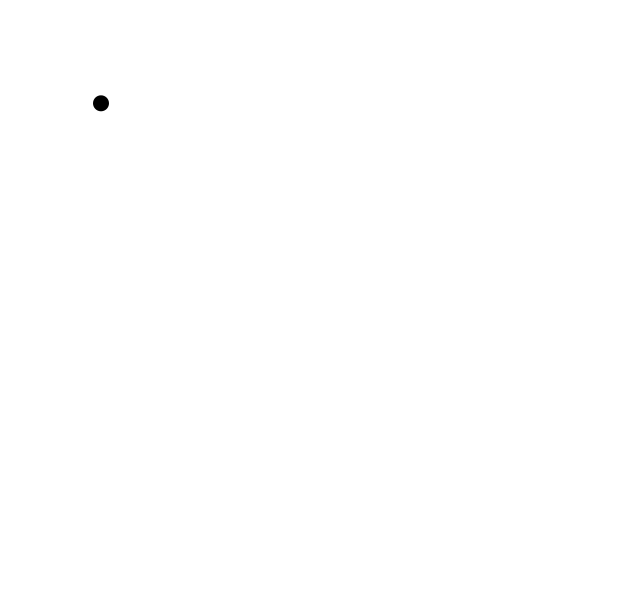
Frame 1 (no input)
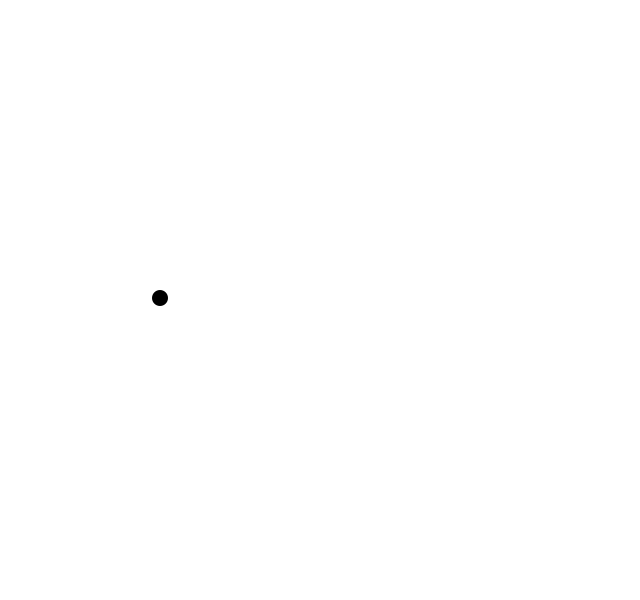
Frame 60 (the mouse pressed at the canvas centre just before this capture)
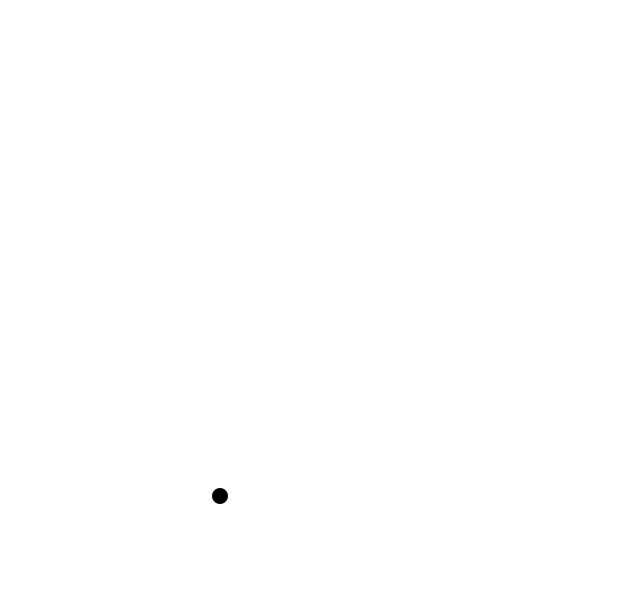
Frame 120 (the mouse held since frame 60 and released just before this capture)

The Processing sketch that drew these frames (run headless with seeded random() and noise(); from frame 60 on, the mouse is pressed at the canvas centre):

// Processing sketch: vl4_02_vectorBall
// ── vl4_02_vectorBall.pde
PVector location = new PVector(100, 100);
PVector velocity = new PVector(1, 3.3); 

void setup() {
  size(640,600);
  background(255);
  noStroke();
}
 
void draw() {
  background(255);
 
  location.add(velocity);
 
  if ((location.x > width) || (location.x < 0)) {
    velocity.x = velocity.x * -1;
  }
  if ((location.y > height) || (location.y < 0)) {
    velocity.y = velocity.y * -1;
  }
 
  fill(0);
  ellipse(location.x,location.y,16,16);
}
